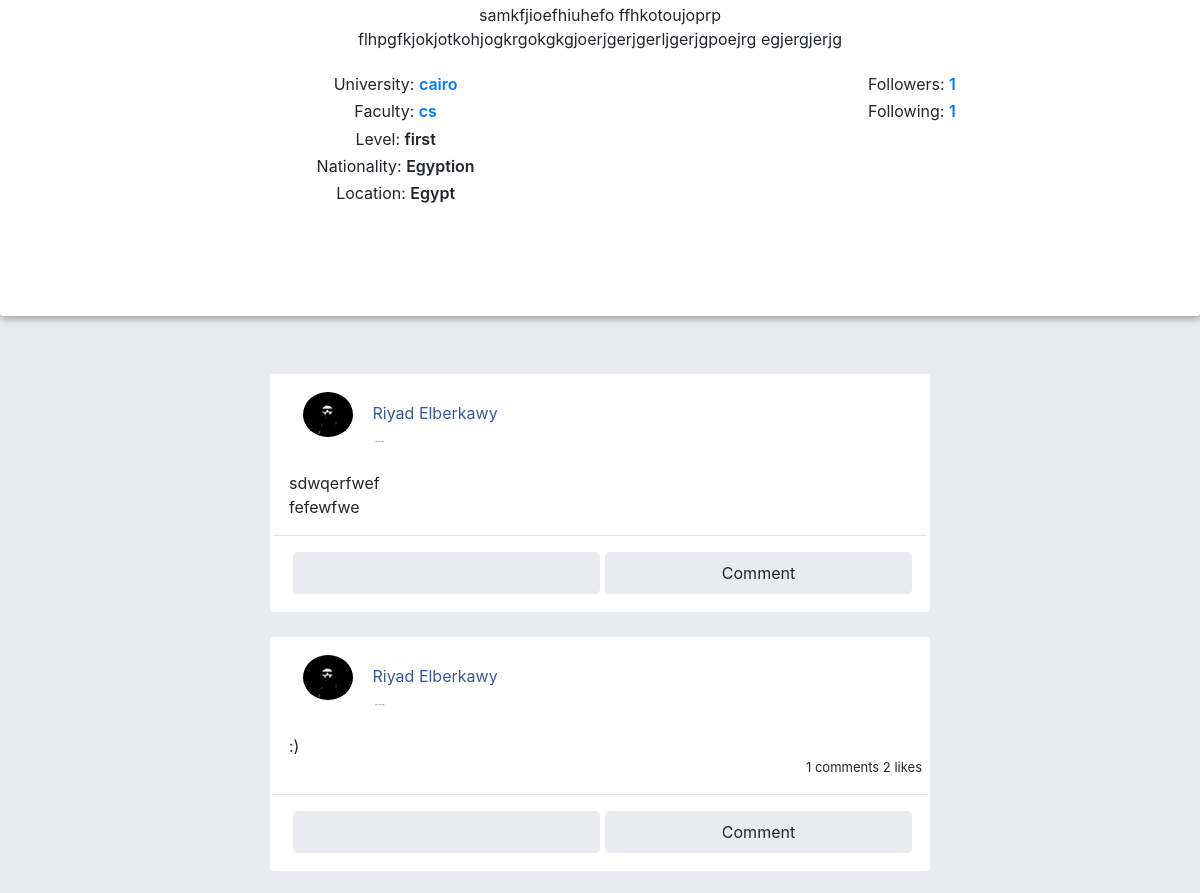
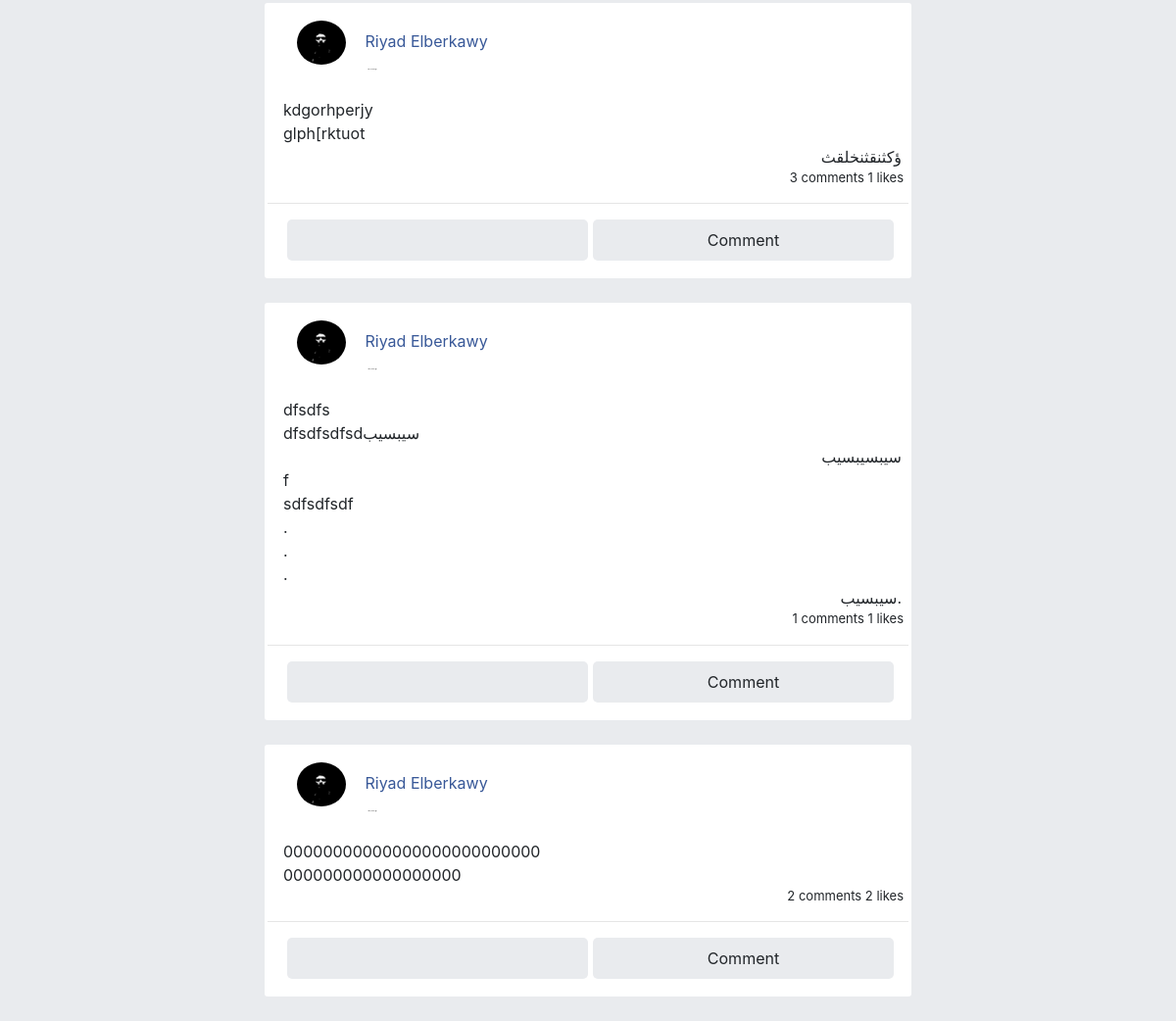
The app's page /riyad.elberkawy (lower part), older data (2 pictures, top to bottom).
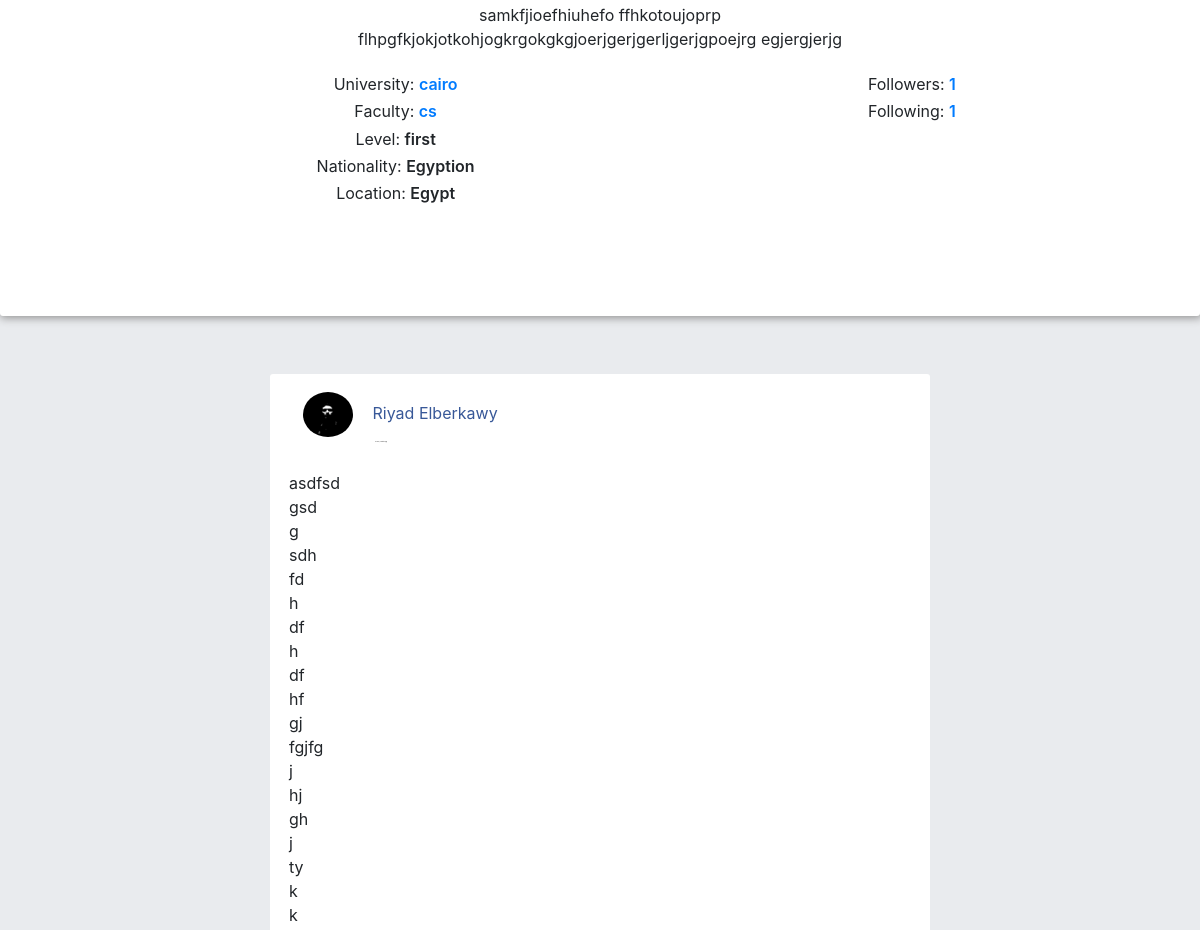
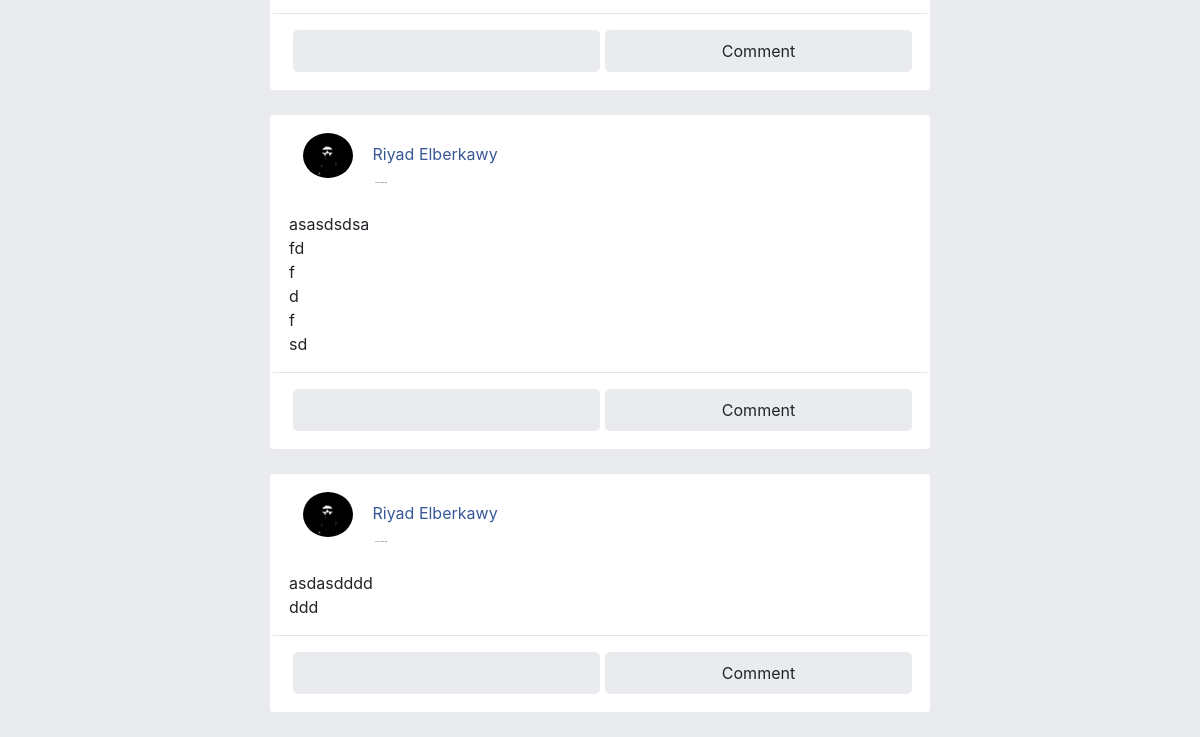
The same page, newer data (2 pictures, top to bottom).
### posts/models.py (models this page shows, shortened)
class Post(models.Model):
    author          = models.ForeignKey(Users, on_delete=models.CASCADE, related_name='posts', blank=True, null=True)
    community       = models.ForeignKey(Community, on_delete=models.CASCADE, default=None, related_name='posts', blank=True, null=True)
    content         = RichTextField(blank=True, null=True)
    created_at      = models.DateTimeField(default=timezone.now)
    update_at       = models.DateTimeField(auto_now=True)
    viewers         = models.ManyToManyField(Users, related_name='viewed_posts', default=None, blank=True)
    likes          = models.ManyToManyField(Users, related_name='liked_posts', default=None, blank=True)

### accounts/models.py (models this page shows, shortened)
class Profile(models.Model):
	user                = models.OneToOneField(Users, on_delete=models.CASCADE, related_name='profile')
	picture				= models.ImageField(upload_to=profile_picture_upload, default="default.jpg")
	cover				= models.ImageField(upload_to=profile_cover_upload, default="default.jpg")
	bio					= models.TextField(max_length=150, blank=True, null=True)
	university			= models.CharField(max_length=30)
	faculty				= models.CharField(max_length=30)
	level				= models.CharField(max_length=30)
	nationality			= models.CharField(max_length=30)
	location			= models.CharField(max_length=30)
	followers 			= models.ManyToManyField(Users, related_name='followers', default=None, blank=True)
	following 			= models.ManyToManyField(Users, related_name='following', default=None, blank=True)

class Users(AbstractBaseUser):
	email 					= models.EmailField(verbose_name="email", max_length=60, unique=True)
	username 				= models.CharField(max_length=30, unique=True)
	first_name				= models.CharField(max_length=30)
	last_name				= models.CharField(max_length=30)
	birthday				= models.DateField(blank=True, null=True)
	is_admin				= models.BooleanField(default=False)
	is_active				= models.BooleanField(default=True)
	is_staff				= models.BooleanField(default=False)
	is_superuser			= models.BooleanField(default=False)
	date_joined 			= models.DateTimeField(verbose_name='date joined', auto_now_add=True)
	last_login 				= models.DateTimeField(verbose_name='last login', auto_now=True)
	USERNAME_FIELD = 'email'
	REQUIRED_FIELDS = ['username']
	objects = MyAccountManager()

### accounts/views.py (the view)
# urls.py: path('<str:username>', views.profile, name='profile'),
def profile(request, username):
    x = request.user
    if x.is_authenticated:
        user = Users.objects.get(username=x)
    else:
        user = None
    profile_user = get_object_or_404(Profile, user__username=username)
    posts = profile_user.user.posts.all().order_by('-created_at')
    comments = Comment.objects.all().order_by("-created_at")
    page = request.GET.get('page', 1)
    paginator = Paginator(posts, 5)
    try:
        posts = paginator.page(page)
    except PageNotAnInteger:
        posts = paginator.page(1)
    except EmptyPage:
        posts = paginator.page(paginator.num_pages)
    context = {
        'user': user,
        'profile' : profile_user,
        'posts' : posts,
        'comments': comments,
        'now': timezone.now
    }
    template = 'profile.html'
    return render(request, template, context)

### accounts/templates/profile.html (shortened to what this page needs)
{% extends 'base.html' %}
{% load static %}
{% block content %}
        <section class="p_h container-fluid">
            <div class="info-user">
                <div class="row">
                    <div class="bio col-sm-6">
                        <span>
                            {{ profile.bio }}
                        </span>
                    </div>
                </div>
                <br>
                <div class="container">
                    <div class="row row-cols-2 offset-md-1">
                    <div class="career col  row-cols-12 ">
                        <div class="col" >
                            <h6>University: <span><a href="#">{{ profile.university }}</a></span></h6>
                        </div>
                        <div class="col" >
                            <h6>Faculty: <span><a href="#">{{ profile.faculty }}</a></span></h6>
                        </div>
                        <div class="col" >
                            <h6>Level: <span>{{profile.level}}</span></h6>
                        </div>
                        <div class="col" >
                            <h6>Nationality: <span>{{ profile.nationality }}</span></h6>
                        </div>
                        <div class="col" >
                            <h6>Location: <span>{{ profile.location }}</span></h6>
                        </div>
                    </div>
                    <div class="career col row-cols-12">
                        <div class="col" >
                            <h6>Followers: <span><a href="#">{{ profile.followers.count }}</a></span></h6>
                            <h6>Following: <span><a href="#">{{ profile.following.count }}</a></span></h6>
                        </div>
                    </div>
                </div>
                </div>
            </div>
        </section>
        <section id="posts-list" class="container">
            <div class="row row-cols-1">
                <div id="time-line">
                        {% for post in posts %}
                            {% include 'post-box.html' %}
                        {% endfor %}
                </div>
            </div>
        </section>
{% endblock %}

### templates/post-box.html (shortened to what this page needs)
    <div class="post">
        <div data-key="{{ post.id }}" class="post-body col container">
            <div class="row row-cols-1">
                <div class="publisher col">
                    <div>
                        <a href="{% url 'profile' post.author.username %}">
                            <img src="{{ post.author.profile.picture.url }}" alt="{{ post.author.username }}" class="col">
                            <span style="color: #385898" >{{ post.author.first_name }} {{ post.author.last_name }}</span>
                        </a>
                    </div>
                    {% if post.created_at|date:'P' == now|date:'P' %}
                        <span class="since" style="color: #007bff">Now</span>
                    {% elif post.created_at|date:'Y' <  now|date:'Y' %}
                        <span class="since">{{ post.created_at|date:'Y,M,d' }}</span>
                    {% else %}
                        <span class="since">{{ post.created_at|timesince }} ago</span>
                    {% endif %}
                </div>
                <div class="post-content col">
                    {{ post.content |safe}}
                </div>
                <ul class="stat" style="text-align: end; list-style: none; margin: 0; padding: 0px 5px; font-size: small;">
                    {% if post.comments.count > 0 %}
                        <span>{{ post.comments.count }} comments</span>
                    {% endif %}
                    {% if post.likes.count > 0 %}
                        <span>{{ post.likes.count }} likes</span>
                    {% endif %}
                </ul>
                <hr>
                <div class="_ip col ">
                    <ul class="row">
                        {% if request.user in post.likes.all %}
                            <a class="col like-btn active" href="#"><i class="icofont-like"></i></a>
                            {% else %}
                                <a class="col like-btn" href="#"><i class="icofont-like"></i></a>
                        {% endif %}
                        <a class="col comment-btn" href="#">Comment</a>
                    </ul>
                </div>
            </div>
        </div>
    </div>

Row changes from the older to the newer data that the page shows:
removed Post: author.profile.picture (picture), author.first_name "Riyad", author.last_name "Elberkawy", content "sdwqerfwef fefewfwe"
removed Post: author.profile.picture (picture), author.first_name "Riyad", author.last_name "Elberkawy", content ":)", comments.count "1", likes.count "2"
removed Post: author.profile.picture (picture), author.first_name "Riyad", author.last_name "Elberkawy", content "kdgorhperjy glph[rktuot ؤكثنقثنخلقث", comments.count "3", likes.count "1"
removed Post: author.profile.picture (picture), author.first_name "Riyad", author.last_name "Elberkawy", content "dfsdfs dfsdfsdfsdسيبسيب سيبسيبسيب f sdfsdfsdf . . . .سيبسيب", comments.count "1", likes.count "1"
removed Post: author.profile.picture (picture), author.first_name "Riyad", author.last_name "Elberkawy", content "00000000000000000000000000 000000000000000000", comments.count "2", likes.count "2"
added Post: author.profile.picture (picture), author.first_name "Riyad", author.last_name "Elberkawy", content "asdfsd gsd g sdh fd h df h df hf gj fgjfg j hj gh j ty k k"
added Post: author.profile.picture (picture), author.first_name "Riyad", author.last_name "Elberkawy", content "asasdsdsa fd f d f sd"
added Post: author.profile.picture (picture), author.first_name "Riyad", author.last_name "Elberkawy", content "asdasdddd ddd"
